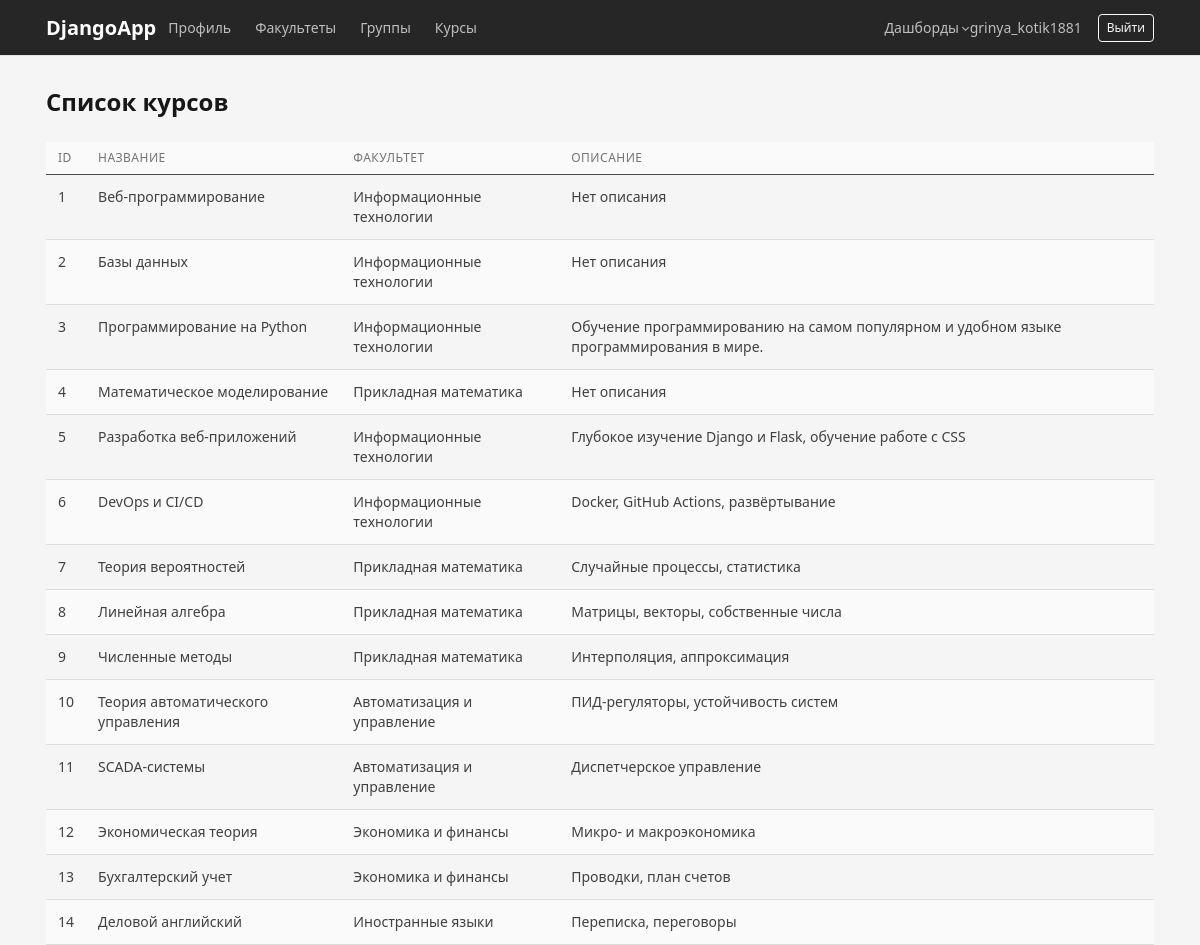
The app's page /courses/ (signed in) with its own data.
### accounts/models.py (models this page shows, shortened)
class Course(models.Model):
    title = models.CharField(max_length=200)
    description = models.TextField(
        blank=True
    )
    department = models.ForeignKey(
        Department,
        on_delete=models.CASCADE,
        related_name='courses'
    )

class Department(models.Model):
    name = models.CharField(max_length=200)

### accounts/views.py (the view)
@login_required
def course_list(request):
    courses = Course.objects.select_related('department').all()
    return render(
        request,
        'course_list.html',
        {
            'courses': courses,
            'is_methodist': is_methodist(request.user),
        }
    )

### accounts/views.py (called while the page is built)
def is_methodist(user):
    return user.groups.filter(name='Методист').exists()

### templates/course_list.html (shortened to what this page needs)
{% extends 'base.html' %}
{% block content %}
<div class="d-flex justify-content-between mb-3">
    <h1>Список курсов</h1>
</div>
<table class="table table-striped table-hover">
    <thead class="table-dark">
        <tr>
            <th>ID</th>
            <th>Название</th>
            <th>Факультет</th>
            <th>Описание</th>
        </tr>
    </thead>
    <tbody>
        {% for course in courses %}
        <tr>
            <td>{{ course.id }}</td>
            <td>{{ course.title }}</td>
            <td>{{ course.department.name }}</td>
            <td>{{ course.description|default:"Нет описания" }}</td>
        </tr>
        {% empty %}
        <tr>
            <td colspan="5" class="text-center">Курсов пока нет.</td>
        </tr>
        {% endfor %}
    </tbody>
</table>
{% endblock %}

### templates/base.html (shortened to what this page needs)
{% load static %}
<!DOCTYPE html>
<html lang="ru">
<head>
    <link rel="stylesheet" href="{% static 'vendor/tabler/css/tabler.min.css' %}">
    <link rel="stylesheet" href="{% static 'css/style.css' %}">
</head>
<body>
<nav class="navbar navbar-expand-lg navbar-dark bg-dark">
    <div class="container">
        <a class="navbar-brand" href="/profile/">DjangoApp</a>
        <div class="navbar-nav me-auto">
            <a class="nav-link" href="/profile/">Профиль</a>
            <a class="nav-link" href="/departments/">Факультеты</a>
            <a class="nav-link" href="/groups/">Группы</a>
            <a class="nav-link" href="/courses/">Курсы</a>
        </div>
        <div class="nav-item dropdown">
    <a class="nav-link dropdown-toggle" href="#" data-bs-toggle="dropdown" role="button">
        Дашборды
    </a>
</div>
        {% if user.is_authenticated %}
            <span class="navbar-text me-3">{{ user.username }}</span>
            <form method="post" action="/accounts/logout/">
                <button class="btn btn-outline-light btn-sm" type="submit">
                    Выйти
                </button>
            </form>
        {% endif %}
    </div>
</nav>
<div class="container page-container">
    {% block content %}
    {% endblock %}
</div>
</body>
</html>

### static/css/style.css (style rules this page uses)
body { background-color: #f5f5f5; }
.page-container { margin-top: 30px; }

### records on screen
Course: id "1", title "Веб-программирование", department.name "Информационные технологии", description "Нет описания"
Course: id "2", title "Базы данных", department.name "Информационные технологии", description "Нет описания"
Course: id "3", title "Программирование на Python", department.name "Информационные технологии", description "Обучение программированию на самом популярном и удобном языке программирования в мире."
Course: id "4", title "Математическое моделирование", department.name "Прикладная математика", description "Нет описания"
Course: id "5", title "Разработка веб-приложений", department.name "Информационные технологии", description "Глубокое изучение Django и Flask, обучение работе с CSS"
Course: id "6", title "DevOps и CI/CD", department.name "Информационные технологии", description "Docker, GitHub Actions, развёртывание"
Course: id "7", title "Теория вероятностей", department.name "Прикладная математика", description "Случайные процессы, статистика"
Course: id "8", title "Линейная алгебра", department.name "Прикладная математика", description "Матрицы, векторы, собственные числа"
Course: id "9", title "Численные методы", department.name "Прикладная математика", description "Интерполяция, аппроксимация"
Course: id "10", title "Теория автоматического управления", department.name "Автоматизация и управление", description "ПИД-регуляторы, устойчивость систем"
Course: id "11", title "SCADA-системы", department.name "Автоматизация и управление", description "Диспетчерское управление"
Course: id "12", title "Экономическая теория", department.name "Экономика и финансы", description "Микро- и макроэкономика"
Course: id "13", title "Бухгалтерский учет", department.name "Экономика и финансы", description "Проводки, план счетов"
Course: id "14", title "Деловой английский", department.name "Иностранные языки", description "Переписка, переговоры"

### other values on screen
{{ user.username }} "grinya_kotik1881"
